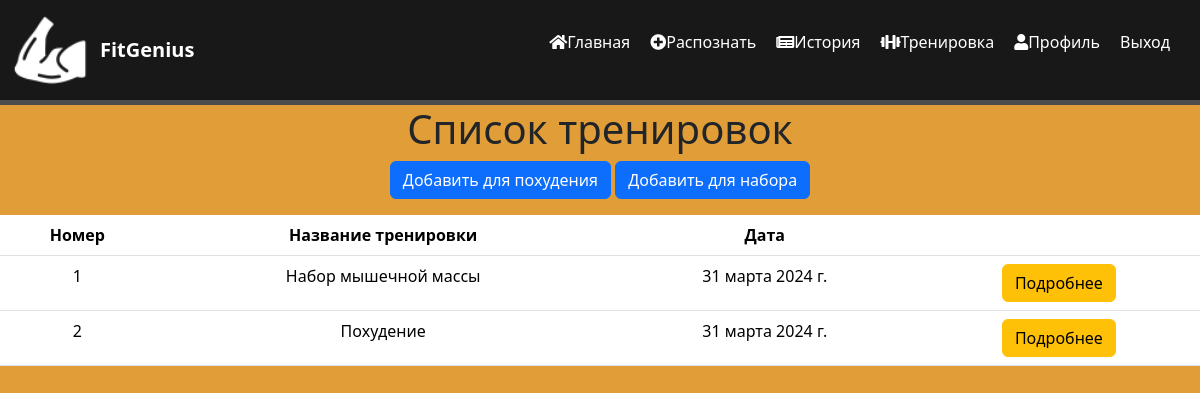
The app's page /training-program/ (signed in) with its own data.
### gym_tracker/models.py (models this page shows, shortened)
class Workout(models.Model):
    user = models.ForeignKey(User, on_delete=models.CASCADE)
    name = models.CharField(max_length=100)
    description = models.TextField()
    date = models.DateField()
    number = models.PositiveIntegerField(default=1)

### gym_tracker/views.py (the view)
# urls.py: path('training-program/', views.workout_list, name='training-program'),
def workout_list(request):
    forms = Workout.objects.filter(user=request.user).order_by('date')
    return render(request, 'gym_tacker/training-program.html', {'forms': forms})

### templates/gym_tacker/training-program.html (shortened to what this page needs)
{% extends 'gym_tacker/layout.html' %}
{% block content %}
<div class="training-container">
  <h1>Список тренировок</h1>
  <a href="{% url 'add_for_weight_loss' %}" class="btn btn-primary mb-3">Добавить для похудения</a>
  <a href="{% url 'add_for_muscle_gain' %}" class="btn btn-primary mb-3">Добавить для набора</a>
  <table class="table">
    <thead>
      <tr>
        <th>Номер</th>
        <th>Название тренировки</th>
        <th>Дата</th>
        <th></th>
      </tr>
    </thead>
    <tbody>
      {% for form in forms %}
        <tr>
          <td>{{ form.number }}</td>
          <td>{{ form.name }}</td>
          <td>{{ form.date }}</td>
          <td>
            <a href="{% url 'detail_training' form.id %}" class="btn btn-warning">Подробнее</a>
          </td>
        </tr>
      {% empty %}
        <tr>
          <td colspan="4">Нет доступных тренировок.</td>
        </tr>
      {% endfor %}
    </tbody>
  </table>
</div>
{% endblock %}

### gym_tracker/static/css/gym_tracker.css (style rules this page uses)
body { background: #e19d37; margin: 0; padding: 0; }
.training-container { text-align: center; }
.training-container .btn { display: inline-block; }

### records on screen
Workout: number "1", name "Набор мышечной массы", date "31 марта 2024 г."
Workout: number "2", name "Похудение", date "31 марта 2024 г."
